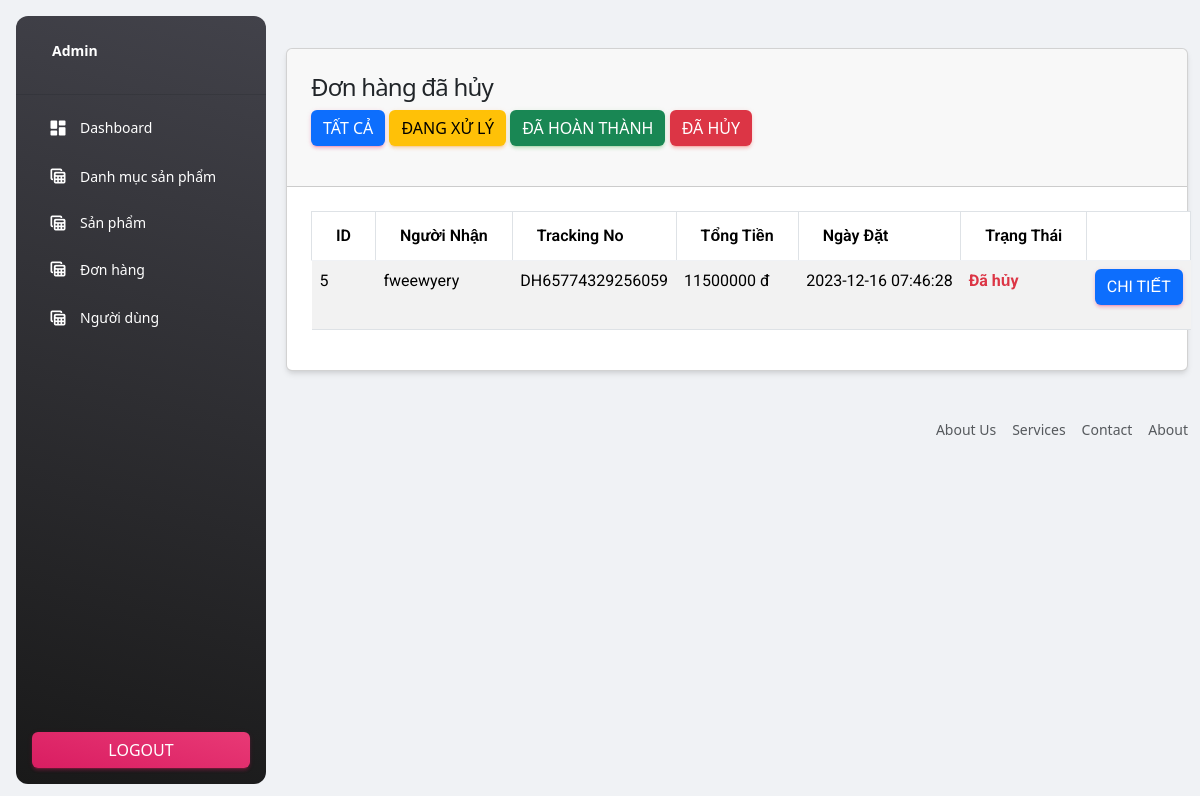
The app's page /admin/order-huy.php (signed in) with its own data.
### tables this page shows
CREATE TABLE `orders` (
  `id` int(11) NOT NULL,
  `tracking_no` varchar(200) NOT NULL,
  `user_id` int(11) NOT NULL,
  `name` varchar(200) NOT NULL,
  `email` varchar(200) NOT NULL,
  `phone` varchar(50) NOT NULL,
  `address` mediumtext NOT NULL,
  `pincode` varchar(200) NOT NULL,
  `total_price` int(11) NOT NULL,
  `payment_mode` varchar(200) NOT NULL,
  `payment_id` varchar(200) NOT NULL,
  `status` tinyint(4) NOT NULL DEFAULT 0,
  `comments` varchar(500) NOT NULL,
  `create_at` timestamp NOT NULL DEFAULT current_timestamp()
);

### admin/order-huy.php (the view, shortened to what this page needs)
<?php
include('includes/header.php');
include '../config/connect.php';
$getOrders = $pdo->prepare("SELECT o.* FROM orders o WHERE status = '2' ORDER BY id DESC");
$getOrders -> execute();
$orders = $getOrders -> fetchAll(PDO::FETCH_ASSOC);
?>
<div class="container">
    <div class="row mt-3">
        <div class="col-md-12">
            <div class="card">
                <div class="card-header">
                    <h4>Đơn hàng đã hủy</h4>
                    <a class="btn-primary btn" href="orders.php">Tất cả</a>
                    <a class="btn-warning btn" href="order-xuly.php">Đang xử lý</a>
                    <a class="btn btn-success" href="order-success.php">Đã Hoàn thành</a>
                    <a class="btn btn-danger" href="order-huy.php">Đã Hủy</a>
                </div>
                <div class="card-body">
                    <table class="table table-bordered table-striped">
                        <thead>
                        <tr>
                            <th>ID</th>
                            <th>Người nhận</th>
                            <th>Tracking No</th>
                            <th>Tổng tiền</th>
                            <th>Ngày đặt</th>
                            <th>Trạng thái</th>
                            <th></th>
                        </tr>
                        </thead>
                        <tbody>
                        <?php
                        if (count($orders)>0){
                            foreach ($orders as $item)
                            {
                                ?>
                                <tr>
                                    <td><?=$item['id']?></td>
                                    <td><?=$item['name']?></td>
                                    <td><?=$item['tracking_no']?></td>
                                    <td><?=$item['total_price']?> đ</td>
                                    <td><?=$item['create_at']?></td>
                                    <td>
                                        <?php
                                        if ($item['status']== 0){
                                            echo "<span class='text-warning fw-bold'>Đang xử lý</span>";
                                        } else if ($item['status'] == 1){
                                            echo "<span class='text-success fw-bold'>Hoàn thành</span>";
                                        }else if($item['status'] == 2)
                                        {
                                            echo "<span class='text-danger fw-bold'>Đã hủy</span>";
                                        }
                                        ?>
                                    </td>
                                    <td><a href="view-order.php?t=<?=$item['tracking_no']?>" class="btn btn-primary">Chi tiết</a></td>
                                </tr>
                                <?php
                            }
                        }else{
                            ?>
                            <tr>
                                <td colspan="7">Chưa có đơn hàng nào</td>
                            </tr>
                            <?php
                        }
                        ?>
                        </tbody>
                    </table>
                </div>
            </div>
        </div>
    </div>
</div>
<?php include 'includes/footer.php'?>

### records on screen
orders: id "5", name "fweewyery", tracking_no "DH65774329256059", total_price "11500000", create_at "2023-12-16 07:46:28", status "Đã hủy"
